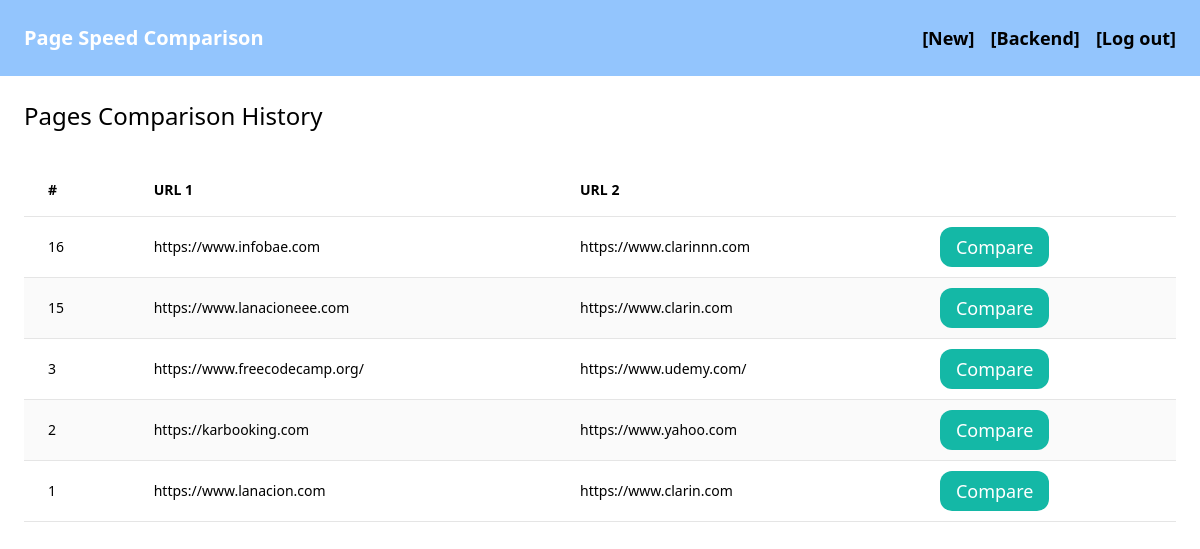
The app's page /pages/ (signed in) with its own data.
### pages/models.py (models this page shows, shortened)
class Page(models.Model):
  url1 = models.CharField(max_length=255)
  url2 = models.CharField(max_length=255)
  joined_date = models.DateTimeField(auto_now_add=True, blank=True)

### pages/views.py (the view)
# urls.py: path('pages/', views.pages, name='pages'),
@login_required
def pages(request):
  pages = Page.objects.all().order_by('-joined_date').values()
  context = {
    'pages': pages,
  }
  template = loader.get_template('pages.html')
  return HttpResponse(template.render(context, request))

### pages/templates/pages.html (shortened to what this page needs)
{% extends "master.html" %}
{% block content %}
    <h1 class="mb-6 text-2xl">Pages Comparison History</h1>
    <div class="flex flex-col">
        <div class="overflow-x-auto sm:-mx-6 lg:-mx-8">
          <div class="inline-block min-w-full py-2 sm:px-6 lg:px-8">
            <div class="overflow-hidden">
              <table
                class="min-w-full text-left text-sm font-light text-surface dark:text-white">
                <thead
                  class="border-b border-neutral-200 bg-white font-medium dark:border-white/10 dark:bg-body-dark">
                  <tr>
                    <th scope="col" class="px-6 py-4">#</th>
                    <th scope="col" class="px-6 py-4">URL 1</th>
                    <th scope="col" class="px-6 py-4">URL 2</th>
                    <th scope="col" class="px-6 py-4"></th>
                  </tr>
                </thead>
                <tbody>
                    {% for p in pages %}
                        {% if forloop.counter|divisibleby:2 %}
                        <tr class="border-b border-neutral-200 bg-black/[0.02] dark:border-white/10">
                        {% else %}
                        <tr class="border-b border-neutral-200 bg-white dark:border-white/10 dark:bg-body-dark">
                        {% endif %}
                            <td class="whitespace-nowrap px-6 py-4 font-medium">{{ p.id }}</td>
                            <td class="whitespace-nowrap px-6 py-4">{{ p.url1 }}</td>
                            <td class="whitespace-nowrap px-6 py-4">{{ p.url2 }}</td>
                            <td class="whitespace-nowrap px-6 py-4">
                                <a href="{% url 'compare' p.id %}" class="mt-6 py-2 px-4 text-lg bg-teal-500 hover:bg-teal-700 rounded-xl text-white">Compare</a>
                            </td>
                        </tr>
                    {% empty %}
                        <tr class="border-b border-neutral-200 bg-black/[0.02] dark:border-white/10">
                            <td colspan="4" class="whitespace-nowrap px-6 py-4 text-center">There are no records to display</td>
                        </tr>
                    {% endfor %}
                </tbody>
              </table>
            </div>
          </div>
        </div>
      </div>
{% endblock %}

### pages/templates/master.html (shortened to what this page needs)
<!DOCTYPE html>
<html>
<head>
  <script src="https://cdn.tailwindcss.com"></script>
</head>
<body>
  <nav class="py-6 px-6 flex justify-between bg-blue-300">
    <a href="/" class="text-xl font-semibold text-white">Page Speed Comparison</a>
    <div class="space-x-3">
        <a href="/new/" class="text-lg font-semibold hover:text-gray-500">[New]</a>
        {% if request.user.is_authenticated %}
          <a href="/pages/" class="text-lg font-semibold hover:text-gray-500">[Backend]</a>
          <a href="{% url 'logout' %}" class="text-lg font-semibold hover:text-gray-500">[Log out]</a>
        {% else %}
          <a href="{% url 'signup' %}" class="text-lg font-semibold hover:text-gray-500">[Sign up]</a>
          <a href="{% url 'login' %}" class="text-lg font-semibold hover:text-gray-500">[Log in]</a>
        {% endif %}
    </div>
  </nav>
  <div class="px-6 py-6">
    {% block content %}
    {% endblock %}
  </div>
</body>
</html>

### records on screen
Page: id "16", url1 "https://www.infobae.com", url2 "https://www.clarinnn.com"
Page: id "15", url1 "https://www.lanacioneee.com", url2 "https://www.clarin.com"
Page: id "3", url1 "https://www.freecodecamp.org/", url2 "https://www.udemy.com/"
Page: id "2", url1 "https://karbooking.com", url2 "https://www.yahoo.com"
Page: id "1", url1 "https://www.lanacion.com", url2 "https://www.clarin.com"
